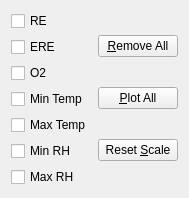
<?xml version="1.0" encoding="UTF-8"?>
<ui version="4.0">
 <class>SettingsPage</class>
 <widget class="QWidget" name="SettingsPage">
  <property name="geometry">
   <rect>
    <x>0</x>
    <y>0</y>
    <width>174</width>
    <height>175</height>
   </rect>
  </property>
  <property name="windowTitle">
   <string>Form</string>
  </property>
  <layout class="QHBoxLayout" name="horizontalLayout">
   <item>
    <layout class="QVBoxLayout" name="verticalLayout">
     <item>
      <widget class="QCheckBox" name="reCheckBox">
       <property name="text">
        <string>RE</string>
       </property>
      </widget>
     </item>
     <item>
      <widget class="QCheckBox" name="ereCheckBox">
       <property name="text">
        <string>ERE</string>
       </property>
      </widget>
     </item>
     <item>
      <widget class="QCheckBox" name="o2CheckBox">
       <property name="text">
        <string>O2</string>
       </property>
      </widget>
     </item>
     <item>
      <widget class="QCheckBox" name="minTempCheckBox">
       <property name="text">
        <string>Min Temp</string>
       </property>
      </widget>
     </item>
     <item>
      <widget class="QCheckBox" name="maxTempCheckBox">
       <property name="text">
        <string>Max Temp</string>
       </property>
      </widget>
     </item>
     <item>
      <widget class="QCheckBox" name="minRhCheckBox">
       <property name="text">
        <string>Min RH</string>
       </property>
      </widget>
     </item>
     <item>
      <widget class="QCheckBox" name="maxRhCheckBox">
       <property name="text">
        <string>Max RH</string>
       </property>
      </widget>
     </item>
    </layout>
   </item>
   <item>
    <layout class="QVBoxLayout" name="verticalLayout_2">
     <item>
      <widget class="QPushButton" name="removeAllPushButton">
       <property name="text">
        <string>&amp;Remove All</string>
       </property>
      </widget>
     </item>
     <item>
      <widget class="QPushButton" name="plotAllPushButton">
       <property name="text">
        <string>&amp;Plot All</string>
       </property>
      </widget>
     </item>
     <item>
      <widget class="QPushButton" name="resetScalePushButton">
       <property name="text">
        <string>Reset &amp;Scale</string>
       </property>
      </widget>
     </item>
    </layout>
   </item>
  </layout>
 </widget>
 <resources/>
 <connections/>
</ui>
